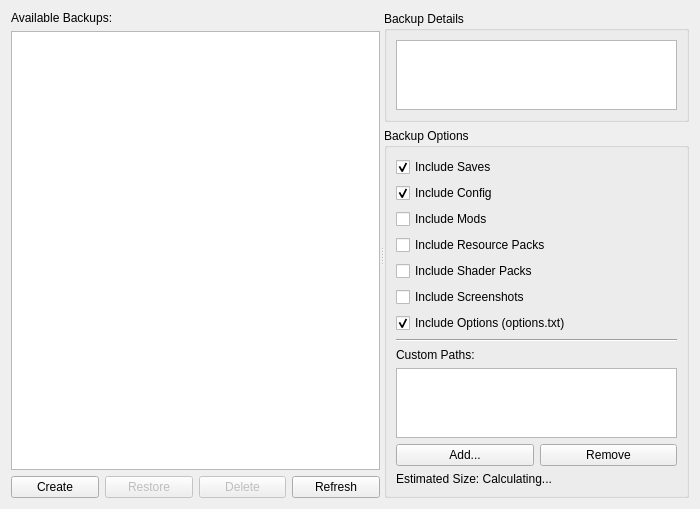
<?xml version="1.0" encoding="UTF-8"?>
<ui version="4.0">
 <class>BackupDialog</class>
 <widget class="QWidget" name="BackupDialog">
  <property name="geometry">
   <rect>
    <x>0</x>
    <y>0</y>
    <width>700</width>
    <height>500</height>
   </rect>
  </property>
  <property name="windowTitle">
   <string>Manage Backups</string>
  </property>
  <layout class="QVBoxLayout" name="verticalLayout">
   <item>
    <widget class="QSplitter" name="splitter">
     <property name="orientation">
      <enum>Qt::Horizontal</enum>
     </property>
     <widget class="QWidget" name="leftWidget" native="true">
      <layout class="QVBoxLayout" name="leftLayout">
       <item>
        <widget class="QLabel" name="backupListLabel">
         <property name="text">
          <string>Available Backups:</string>
         </property>
        </widget>
       </item>
       <item>
        <widget class="QListWidget" name="backupList"/>
       </item>
       <item>
        <layout class="QHBoxLayout" name="buttonLayout">
         <item>
          <widget class="QPushButton" name="createButton">
           <property name="text">
            <string>Create</string>
           </property>
          </widget>
         </item>
         <item>
          <widget class="QPushButton" name="restoreButton">
           <property name="text">
            <string>Restore</string>
           </property>
           <property name="enabled">
            <bool>false</bool>
           </property>
          </widget>
         </item>
         <item>
          <widget class="QPushButton" name="deleteButton">
           <property name="text">
            <string>Delete</string>
           </property>
           <property name="enabled">
            <bool>false</bool>
           </property>
          </widget>
         </item>
         <item>
          <widget class="QPushButton" name="refreshButton">
           <property name="text">
            <string>Refresh</string>
           </property>
          </widget>
         </item>
        </layout>
       </item>
      </layout>
     </widget>
     <widget class="QWidget" name="rightWidget" native="true">
      <layout class="QVBoxLayout" name="rightLayout">
       <item>
        <widget class="QGroupBox" name="detailsGroup">
         <property name="title">
          <string>Backup Details</string>
         </property>
         <layout class="QVBoxLayout" name="detailsLayout">
          <item>
           <widget class="QTextBrowser" name="backupDetails">
            <property name="openExternalLinks">
             <bool>false</bool>
            </property>
           </widget>
          </item>
         </layout>
        </widget>
       </item>
       <item>
        <widget class="QGroupBox" name="optionsGroup">
         <property name="title">
          <string>Backup Options</string>
         </property>
         <layout class="QVBoxLayout" name="optionsLayout">
          <item>
           <widget class="QCheckBox" name="includeSaves">
            <property name="text">
             <string>Include Saves</string>
            </property>
            <property name="checked">
             <bool>true</bool>
            </property>
           </widget>
          </item>
          <item>
           <widget class="QCheckBox" name="includeConfig">
            <property name="text">
             <string>Include Config</string>
            </property>
            <property name="checked">
             <bool>true</bool>
            </property>
           </widget>
          </item>
          <item>
           <widget class="QCheckBox" name="includeMods">
            <property name="text">
             <string>Include Mods</string>
            </property>
            <property name="checked">
             <bool>false</bool>
            </property>
           </widget>
          </item>
          <item>
           <widget class="QCheckBox" name="includeResourcePacks">
            <property name="text">
             <string>Include Resource Packs</string>
            </property>
            <property name="checked">
             <bool>false</bool>
            </property>
           </widget>
          </item>
          <item>
           <widget class="QCheckBox" name="includeShaderPacks">
            <property name="text">
             <string>Include Shader Packs</string>
            </property>
            <property name="checked">
             <bool>false</bool>
            </property>
           </widget>
          </item>
          <item>
           <widget class="QCheckBox" name="includeScreenshots">
            <property name="text">
             <string>Include Screenshots</string>
            </property>
            <property name="checked">
             <bool>false</bool>
            </property>
           </widget>
          </item>
          <item>
           <widget class="QCheckBox" name="includeOptions">
            <property name="text">
             <string>Include Options (options.txt)</string>
            </property>
            <property name="checked">
             <bool>true</bool>
            </property>
           </widget>
          </item>
          <item>
           <widget class="Line" name="separator">
            <property name="orientation">
             <enum>Qt::Horizontal</enum>
            </property>
           </widget>
          </item>
          <item>
           <widget class="QLabel" name="customPathsLabel">
            <property name="text">
             <string>Custom Paths:</string>
            </property>
           </widget>
          </item>
          <item>
           <widget class="QListWidget" name="customPathsList">
            <property name="maximumSize">
             <size>
              <width>16777215</width>
              <height>100</height>
             </size>
            </property>
           </widget>
          </item>
          <item>
           <layout class="QHBoxLayout" name="customPathsButtons">
            <item>
             <widget class="QPushButton" name="addCustomPathButton">
              <property name="text">
               <string>Add...</string>
              </property>
             </widget>
            </item>
            <item>
             <widget class="QPushButton" name="removeCustomPathButton">
              <property name="text">
               <string>Remove</string>
              </property>
             </widget>
            </item>
           </layout>
          </item>
          <item>
           <widget class="QLabel" name="estimatedSizeLabel">
            <property name="text">
             <string>Estimated Size: Calculating...</string>
            </property>
           </widget>
          </item>
         </layout>
        </widget>
       </item>
      </layout>
     </widget>
    </widget>
   </item>
  </layout>
 </widget>
 <resources/>
 <connections/>
</ui>
